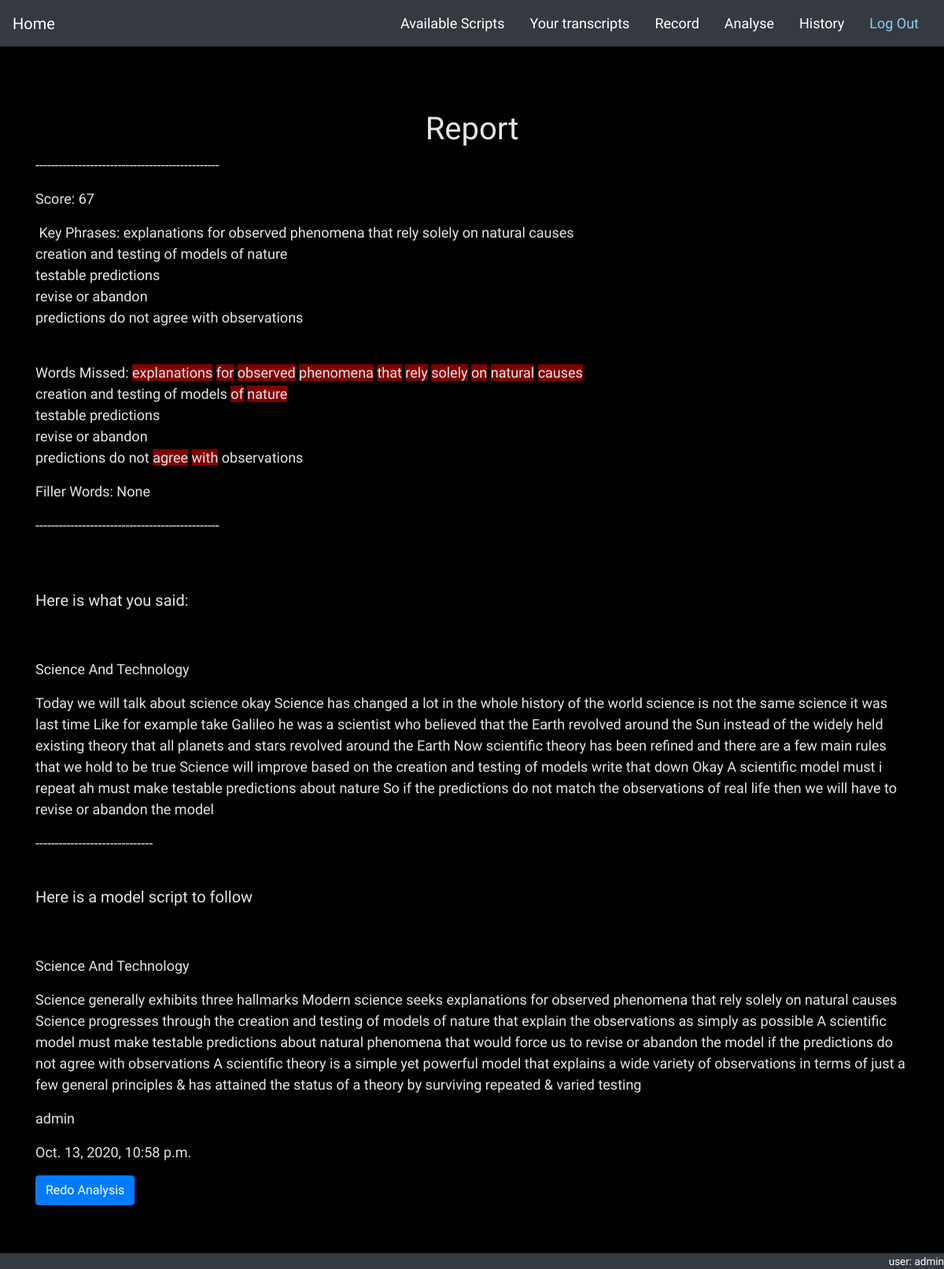
/lessons/analyse/34 (signed in), run on the app's committed database.
### lessons/models.py (models this page shows, shortened)
class AnalysisObj(models.Model):
    transcript = models.ForeignKey(Transcript, null=True, on_delete=models.CASCADE)
    script = models.ForeignKey(Script, null=True, on_delete=models.CASCADE)
    user = models.ForeignKey(settings.AUTH_USER_MODEL, on_delete=models.CASCADE)
    date = models.DateTimeField(auto_now_add=True)
    score = models.IntegerField(null=True, blank=True)
    highlights = models.TextField(null=True, blank=True)
    highlights_missed = models.TextField(null=True, blank=True)
    filler_words = models.TextField(null=True, blank=True)

class Transcript(models.Model):
    audio = models.FileField(upload_to='audio/', null=True)
    creator = models.ForeignKey(settings.AUTH_USER_MODEL, on_delete=models.CASCADE)
    topic = models.ForeignKey(Topic, on_delete=models.CASCADE, null=True)
    text = models.TextField()
    date_created = models.DateTimeField(auto_now_add=True)
    def __str__(self):
        return str(self.topic.name)

class Topic(models.Model):
    name = models.CharField(max_length=50)

class Script(models.Model):
    topic = models.ForeignKey(Topic, on_delete=models.CASCADE, null=True)   # todo onetoonefield
    text = models.TextField()
    _flags = models.TextField(blank=True)
    def __str__(self):
        return self.topic.name
    @property
    def flags(self):
        val = self._flags.strip('][').split(', ')
        return val

class CustomUser(AbstractUser):
    pass

### lessons/views.py (the view, shortened to what this page needs)
# urls.py: path('analyse/<int:pk>', views.AnalysisObjView.as_view(), name='analyse_detail'),
class AnalysisObjView(LoginRequiredMixin, View):
    def get(self, request, pk, *args, **kwargs):
        instance = AnalysisObj.objects.get(pk=pk)
        misses = instance.highlights_missed
        if not instance.highlights:
            return redirect('mark_keywords', pk=instance.script.pk)
        highlights = instance.highlights.split()
        missed_words = highlights
        misses = misses.strip('][').split(', ')
        print(misses)
        print(type(misses))
        if all(items == 0 for items in misses):  # redirects unhighlighted scripts to editor page
            return redirect('mark_keywords', pk=instance.script.pk)
        misses_ptr = 0
        no_misses = True
        for i, j in enumerate(highlights):
            if misses[misses_ptr] == '1':
                missed_words[i] = '<span style="background:#800000">' + missed_words[i] + '</span>'
                no_misses = False
            try:
                if misses[misses_ptr + 1] == '2':
                    missed_words[i] = missed_words[i] + "<br>"
                    misses_ptr += 1
            except IndexError:
                pass
            misses_ptr += 1
        context = {
            'instance': instance,
            'missed_words': ' '.join(missed_words),
            'no_misses': no_misses
        }
        return render(request, 'analysis_detail.html', context=context)

### lessons/templates/analysis_detail.html (shortened to what this page needs)
{% extends 'base_generic.html' %}
{% load static %}
{% block content %}
    <br>
    <br>
    <br>
    <div class="container">
            <div class="d-flex justify-content-center">
            <h1 > Report </h1>
        </div>
        <p> ----------------------------------------------- </p>
        <p> Score: {{ instance.score }}</p>
        <pre> Key Phrases: {{ instance.highlights }}</pre>
        <br>
        <p> Words Missed:
            {% if no_misses == False %}
            {{ missed_words|safe }}
            {% endif %}
        </p>
        <p> Filler Words: {{ instance.filler_words }}</p>
        <p> ----------------------------------------------- </p>
        <br>
        <br>
        <h1 class="lead"> Here is what you said:</h1>
        <br>
        <br>
        <p> {{ instance.transcript }}</p>
        <p> {{ instance.transcript.text }}</p>
        <p>------------------------------</p>
        <br>
        <h1 class="lead"> Here is a model script to follow</h1>
        <br>
        <br>
        <p> {{ instance.script }}</p>
        <p>  {{ instance.script.text }}</p>
        <p> {{ instance.user }}</p>
        <p> {{ instance.date }}</p>
        <button id="start_analysis" type="button" class="btn btn-primary">Redo Analysis</button>
        <br>
        <br>
        <br>
        <br>
    </div>
{% endblock %}

### lessons/templates/base_generic.html (shortened to what this page needs)
<!DOCTYPE html>
{% load static %}
<html lang="en">
<head>
    <link rel="stylesheet" href="https://stackpath.bootstrapcdn.com/bootstrap/4.5.0/css/bootstrap.min.css">
    <link rel="stylesheet" href="{% static 'css/master.css' %}">
</head>
<body data-spy="scroll" data-target="#navbar">
<nav id="navbar" class="navbar sticky-top navbar-dark bg-dark">
    <a class="navbar-brand" href="{% url 'index' %}">Home</a>
    <ul class="nav nav-pills">
        <li class="nav-item">
            <a class="nav-link" style="color: white;" href="{% url 'script_list' %}">Available Scripts</a>
        </li>
        <li class="nav-item active">
            <a class="nav-link" style="color: white;" href="{% url 'transcript_list' %}">Your transcripts</a>
        </li>
        <li class="nav-item">
            <a class="nav-link" style="color: white;" href="{% url 'record' %}">Record</a>
        </li>
        <li class="nav-item">
            <a class="nav-link" style="color: white;" href="{% url 'analyse' %}">Analyse</a>
        </li>
        <li class="nav-item">
            <a class="nav-link" style="color: white;" href="{% url 'analyse_list' %}">History</a>
        </li>
        <li>
            <a class="nav-link" style="color: #89CFF0;" href="{% url 'logout' %}">Log Out</a>
        </li>
    </ul>
</nav>
{% block content %}
{% endblock %}
<div id="footer" style="
        position: fixed;
        bottom:0px;
        left: 0;
        right: 0;
        height: 1.5em;
        text-align: right;
        background-color: #343a40;
        color: white;
        font-size: 0.75em;">
    <p>user: {{user}}</p>
</div>
</body>
</html>

### lessons/templates/analysis_detail.html (style rules this page uses)
body { font-size: 0.75em; }

### lessons/templates/base_generic.html (style rules this page uses)
body { background-color: black; color: #E5E5E5; font-family: 'Abel', sans-serif; font-size: large; }
pre { background-color: black; color: #E5E5E5; font-family: 'Abel', sans-serif; font-size: large; }

### data on the page
AnalysisObj: score "67", highlights "explanations for observed phenomena that rely solely on natural causes creation and testing of models of nature testable predictions revise or abandon predictions do not agree with observations", filler_words "None", transcript "Science And Technology", transcript.text "Today we will talk about science okay Science has changed a lot in the whole history of the world science is not the same science it was last time Like for example take Galileo he was a scientist who believed that the Earth revolved around the Sun instead of the widely held existing theory that all planets and stars revolved around the Earth Now scientific theory has been refined and there are a few main rules that we hold to be true Science will improve based on the creation and testing of models write that down Okay A scientific model must i repeat ah must make testable predictions about nature So if the predictions do not match the observations of real life then we will have to revise or…", script "Science And Technology", script.text "Science generally exhibits three hallmarks Modern science seeks explanations for observed phenomena that rely solely on natural causes Science progresses through the creation and testing of models of nature that explain the observations as simply as possible A scientific model must make testable predictions about natural phenomena that would force us to revise or abandon the model if the predictions do not agree with observations A scientific theory is a simple yet powerful model that explains a wide variety of observations in terms of just a few general principles & has attained the status of a theory by surviving repeated & varied testing", user "admin", date "Oct. 13, 2020, 10:58 p.m."
CustomUser: username "admin"

### other printed values
{{ missed_words|safe }} "explanations for observed phenomena that rely solely on natural causes creation and testing of models of nature testable predictions revise or abandon predictions do not agree with observations"
